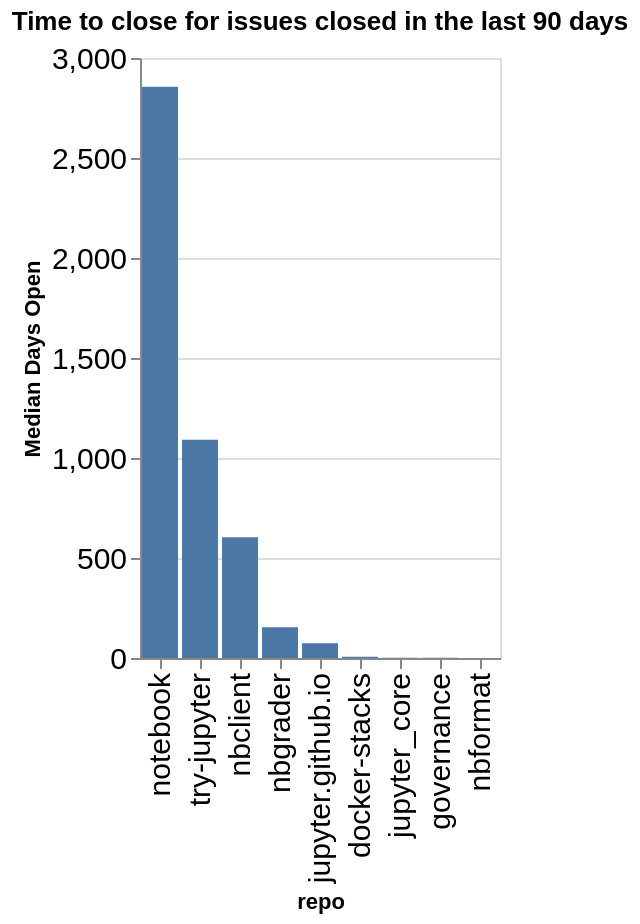

Write notebook code for a chart like this one.
### Code cell
time_open = closed.groupby(['org', 'repo']).agg({'time_open': 'median'}).reset_index()
time_open['time_open'] = time_open['time_open'] / (60 * 60 * 24)
time_open['org/repo'] = time_open.apply(lambda a: a['org'] + '/' + a['repo'], axis=1)
sorted_vals = time_open.sort_values(['org', 'time_open'], ascending=False)['repo'].values
alt.Chart(data=time_open, title=f"Time to close for issues closed in the last {n_days} days").mark_bar().encode(
    x=alt.X('repo', sort=alt.Sort(sorted_vals.tolist())),
    y=alt.Y('time_open', title="Median Days Open"),
)

### Figure 1 — Vega-Lite specification as saved in the notebook (floating-point values rounded to 4 significant figures)
{"config": {"axisLeft": {"labelFontSize": 15}, "axisBottom": {"labelFontSize": 15}}, "data": {"name": "data-589fa83570d507a4b404f0b92d427eb4"}, "mark": {"type": "bar"}, "encoding": {"x": {"field": "repo", "sort": ["notebook", "try-jupyter", "nbclient", "nbgrader", "jupyter.github.io", "docker-stacks", "jupyter_core", "governance", "nbformat"], "type": "nominal"}, "y": {"field": "time_open", "title": "Median Days Open", "type": "quantitative"}}, "title": "Time to close for issues closed in the last 90 days", "$schema": "https://vega.github.io/schema/vega-lite/v5.20.1.json", "datasets": {"data-589fa83570d507a4b404f0b92d427eb4": [{"org": "jupyter", "repo": "docker-stacks", "time_open": 5.97, "org/repo": "jupyter/docker-stacks"}, {"org": "jupyter", "repo": "governance", "time_open": 0.8874, "org/repo": "jupyter/governance"}, {"org": "jupyter", "repo": "jupyter.github.io", "time_open": 73.8, "org/repo": "jupyter/jupyter.github.io"}, {"org": "jupyter", "repo": "jupyter_core", "time_open": 1.356, "org/repo": "jupyter/jupyter_core"}, {"org": "jupyter", "repo": "nbclient", "time_open": 604.1, "org/repo": "jupyter/nbclient"}, {"org": "jupyter", "repo": "nbformat", "time_open": 0.006134, "org/repo": "jupyter/nbformat"}, {"org": "jupyter", "repo": "nbgrader", "time_open": 154.0, "org/repo": "jupyter/nbgrader"}, {"org": "jupyter", "repo": "notebook", "time_open": 2856.0, "org/repo": "jupyter/notebook"}, {"org": "jupyter", "repo": "try-jupyter", "time_open": 1091.0, "org/repo": "jupyter/try-jupyter"}]}}
